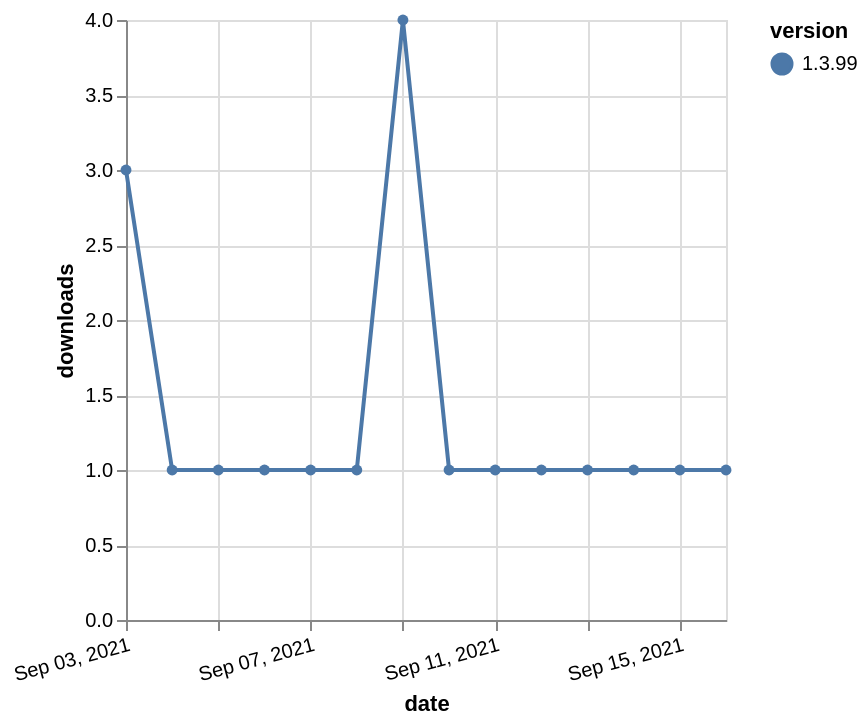

Write the Vega-Lite specification saved for this chart.
### Vega-Lite specification from a JSON file in a GitHub repository (floating-point values rounded to 4 significant figures)
{"$schema": "https://vega.github.io/schema/vega-lite/v5.json", "description": "A simple bar chart with embedded data.", "data": {"values": [{"date": "2021-09-03", "total": 520, "delta": 3, "version": "1.3.99"}, {"date": "2021-09-04", "total": 521, "delta": 1, "version": "1.3.99"}, {"date": "2021-09-05", "total": 522, "delta": 1, "version": "1.3.99"}, {"date": "2021-09-06", "total": 523, "delta": 1, "version": "1.3.99"}, {"date": "2021-09-07", "total": 524, "delta": 1, "version": "1.3.99"}, {"date": "2021-09-08", "total": 525, "delta": 1, "version": "1.3.99"}, {"date": "2021-09-09", "total": 529, "delta": 4, "version": "1.3.99"}, {"date": "2021-09-10", "total": 530, "delta": 1, "version": "1.3.99"}, {"date": "2021-09-11", "total": 531, "delta": 1, "version": "1.3.99"}, {"date": "2021-09-12", "total": 532, "delta": 1, "version": "1.3.99"}, {"date": "2021-09-13", "total": 533, "delta": 1, "version": "1.3.99"}, {"date": "2021-09-14", "total": 534, "delta": 1, "version": "1.3.99"}, {"date": "2021-09-15", "total": 535, "delta": 1, "version": "1.3.99"}, {"date": "2021-09-16", "total": 536, "delta": 1, "version": "1.3.99"}]}, "width": "container", "mark": {"type": "line", "point": {"filled": true}}, "encoding": {"x": {"field": "date", "type": "temporal", "timeUnit": "yearmonthdate", "title": "date", "axis": {"labelAngle": -15}}, "y": {"field": "delta", "type": "quantitative", "title": "downloads"}, "color": {"field": "version", "type": "nominal"}, "tooltip": {"field": "delta"}}}
